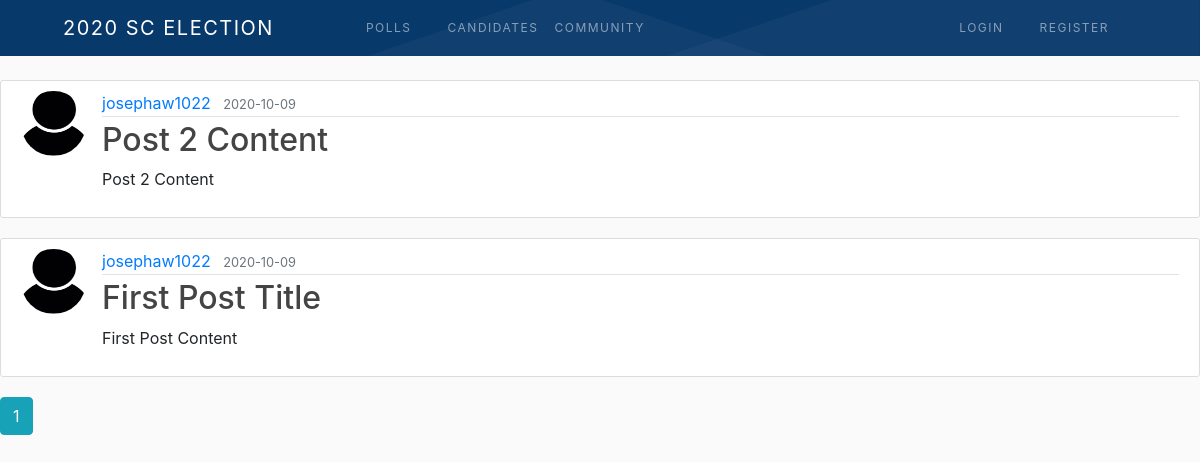
The app's page /community with its own data.
### election/models.py (models this page shows, shortened)
class Post(db.Model):
    id = db.Column(db.Integer , primary_key=True)
    title = db.Column(db.String(100), nullable=False)
    date_posted = db.Column(db.DateTime, nullable=False, default=datetime.utcnow)
    content = db.Column(db.Text , nullable=False)
    user_id = db.Column(db.Integer, db.ForeignKey('user.id'), nullable=False)

class User(db.Model, UserMixin):
    id = db.Column(db.Integer , primary_key=True)
    username = db.Column(db.String(20), unique=True , nullable = False)
    email = db.Column(db.String(120), unique=True , nullable = False)
    image_file = db.Column(db.String(20), nullable = False, default='default.jpg')
    password = db.Column(db.String(60) , nullable = False)
    posts = db.relationship('Post' , backref='author' , lazy =True)

### election/main/routes.py (the view)
@main.route("/community")
def community():
    page =request.args.get('page', 1 , type=int)
    posts = Post.query.order_by(Post.date_posted.desc()).paginate(page=page,per_page=6)
    return render_template('community.html', title='Community', posts=posts)

### election/templates/community.html
{%extends "layout.html"%}
{% block content %}
    {% for post in posts.items %}
            <article class="media content-section">
            <img class="rounded-circle article-img" src="{{url_for('static', filename='profile_pics/' + post.author.image_file) }}">
        <div class="media-body">
        <div class="article-metadata">
          <a class="mr-2" href="{{url_for('users.user_posts',username=post.author.username)}}">{{ post.author.username }}</a>
          <small class="text-muted">{{ post.date_posted.strftime('%Y-%m-%d')}}</small>
        </div>
        <h2><a class="article-title" href="{{ url_for('posts.post', post_id=post.id)}}">{{ post.title }}</a></h2>
        <p class="article-content">{{ post.content }}</p>
        </div>
        </article>
    {% endfor %}
    {% for page_num in posts.iter_pages(left_edge=1, right_edge=1, left_current=1, right_current=2) %}
        {% if page_num %}
            {%if posts.page==page_num %}
                <a class = "btn btn-info mb-4" href="{{ url_for('main.home',page=page_num)}}"> {{page_num}} </a>
            {%else %}
                <a class = "btn btn-outline-info mb-4" href="{{ url_for('main.home',page=page_num)}}"> {{page_num}} </a>
            {%endif%}
        {% else %}
            ...
        {%endif%}
    {%endfor%}
{% endblock %}

### election/templates/layout.html (shortened to what this page needs)
<!DOCTYPE html>
<html>
<head>
    <link rel="stylesheet" href="https://stackpath.bootstrapcdn.com/bootstrap/4.1.3/css/bootstrap.min.css">
    <link rel="stylesheet" type="text/css" href="{{url_for('static', filename='main.css')}}">
</head>
<body>
    <header class="site-header">
  <nav class="navbar navbar-expand-md navbar-dark bg-steel fixed-top css-dhro7d-w navpad">
    <div class="container" id="div.container">
      <a class="navbar-brand mr-4 home_title" href="/">
      2020 SC Election
      </a>
      <div class="collapse navbar-collapse css-h6is44" id="navbarToggle">
        <div class="navbar-nav mr-auto dropdown">
          <a class="nav-item nav-link css-193va6t1" href="{{ url_for('main.not_done')}}">Polls</a>
          <a class="nav-item nav-link css-193va6t1" href="{{ url_for('main.not_done')}}">Candidates</a>
            <a class="nav-item nav-link css-193va6t2" href="{{ url_for('main.community')}}">Community</a>
        </div>
        <div class="navbar-nav" whitespace="no-wrap">
            {%if current_user.is_authenticated %}
                <a class="nav-item nav-link css-193va6t3" href="{{ url_for('posts.new_post')}}">New Post</a>
                <a class="nav-item nav-link css-193va6t1" href="{{ url_for('users.user_posts',username=current_user.username)}}">Your Posts</a>
                <a class="nav-item nav-link css-193va6t1" href="{{ url_for('users.account')}}">Settings</a>
                <a class="nav-item nav-link css-193va6t1" href="{{ url_for('users.logout')}}">Logout</a>
            {% else %}
                <a class="nav-item nav-link css-193va6t1" href="{{ url_for('users.login')}}">Login</a>
                <a class="nav-item nav-link css-193va6t1" href="{{ url_for('users.register')}}">Register</a>
            {% endif %}
        </div>
      </div>
    </div>
  </nav>
</header>
  {% block content %}
  {% endblock %}
</body>
</html>

### election/static/main.css (style rules this page uses)
body { background: #fafafa; margin-top: 5rem; font: Lato, sans-serif; }
h1, h2, h3, h4, h5, h6 { color: #444444; }
.bg-steel { ; }
.content-section { background: #ffffff; padding: 10px 20px; border: 1px solid #dddddd; border-radius: 3px; margin-bottom: 20px; }
.article-title { color: #444444; }
.article-content { white-space: pre-line; }
.article-img { height: 65px; width: 65px; margin-right: 16px; }
.article-metadata { padding-bottom: 1px; margin-bottom: 4px; border-bottom: 1px solid #e3e3e3 }
.css-193va6t1 { color: rgb(255, 255, 255); padding: 0px 10px; height: 20px; display: flex; -webkit-box-align: center; align-items: center; text-transform: uppercase; font-weight: 400; letter-spacing: 1.5px; font-size: 12px; max-width: 300px; margin-left:20px; }
.css-193va6t2 { color: rgb(255, 255, 255); padding: 0px 10px; height: 20px; display: flex; -webkit-box-align: center; align-items: center; text-transform: uppercase; font-weight: 400; letter-spacing: 1.5px; font-size: 12px; margin-right:200px; }
.navpad { padding: 8px 8px; }
.home_title { color: rgb(255, 255, 255); padding: 0px 0px; height: 20px; display: flex; -webkit-box-align: center; align-items: center; text-transform: uppercase; font-weight: 400; letter-spacing: 1.5px; font-size:20px; }
.css-h6is44 { max-width: 792px; padding:0px 20px; margin-left: 20px; margin-right: auto; box-sizing: content-box; position: relative; display: -webkit-box; display: -webkit-flex; display: -ms-flexbox; display: flex; -webkit-align-items: center; -webkit-box-align: center; -ms-flex-align: center; align-items: center; -webkit-box-pack: justify; -webkit-justify-content: space-between; -ms-flex-pack: justify; justify-content: space-between; height: 40px; }
.container { padding: 0px 5px; margin: 0px 50px; }

### records on screen
Post: image_file (placeholder picture), author.username "josephaw1022", date_posted "2020-10-09", title "Post 2 Content", content "Post 2 Content"
Post: image_file (placeholder picture), author.username "josephaw1022", date_posted "2020-10-09", title "First Post Title", content "First Post Content"

### other values on screen
{{ page_num }} "1"
